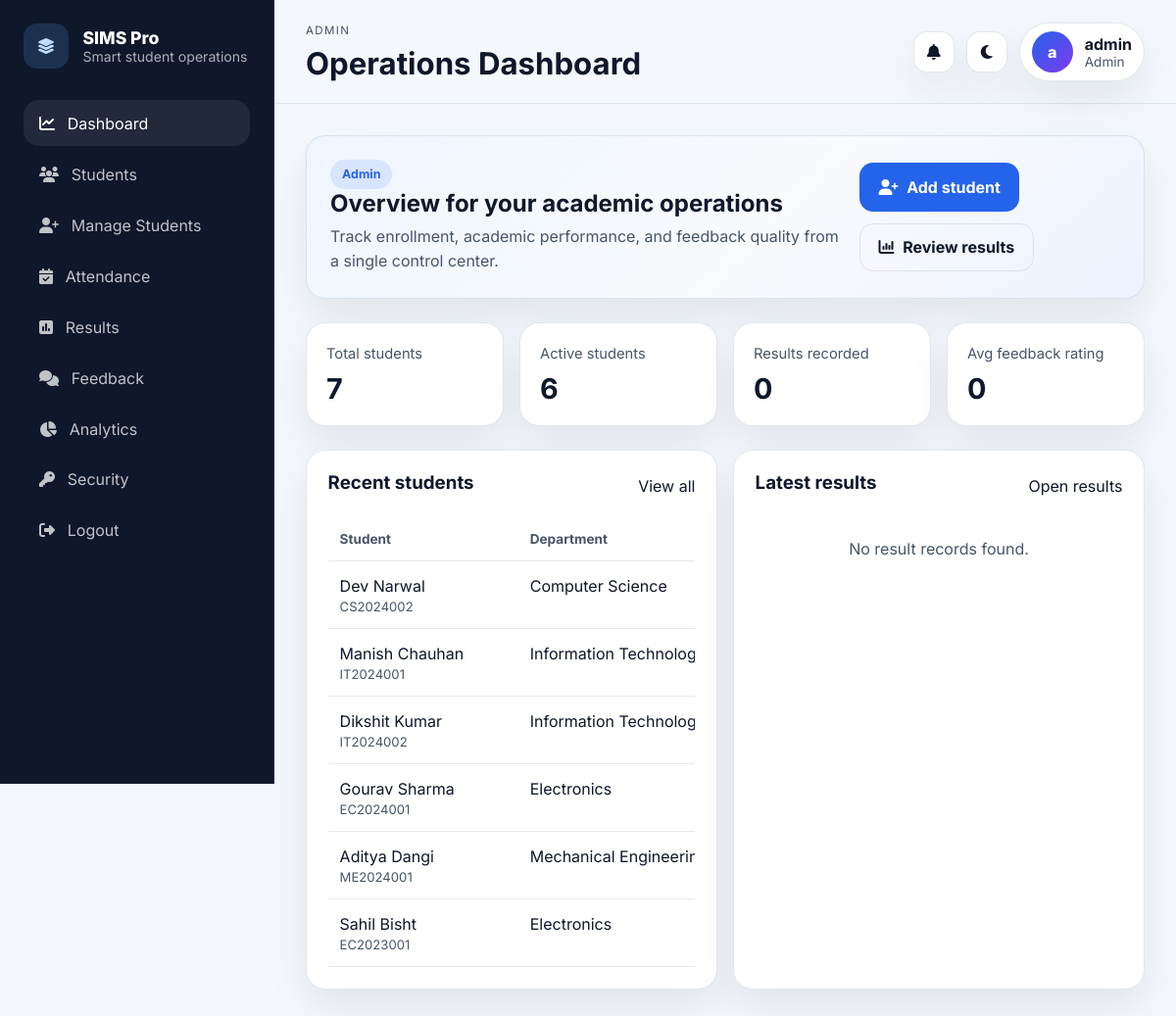
Page / (signed in) on the earlier database version.
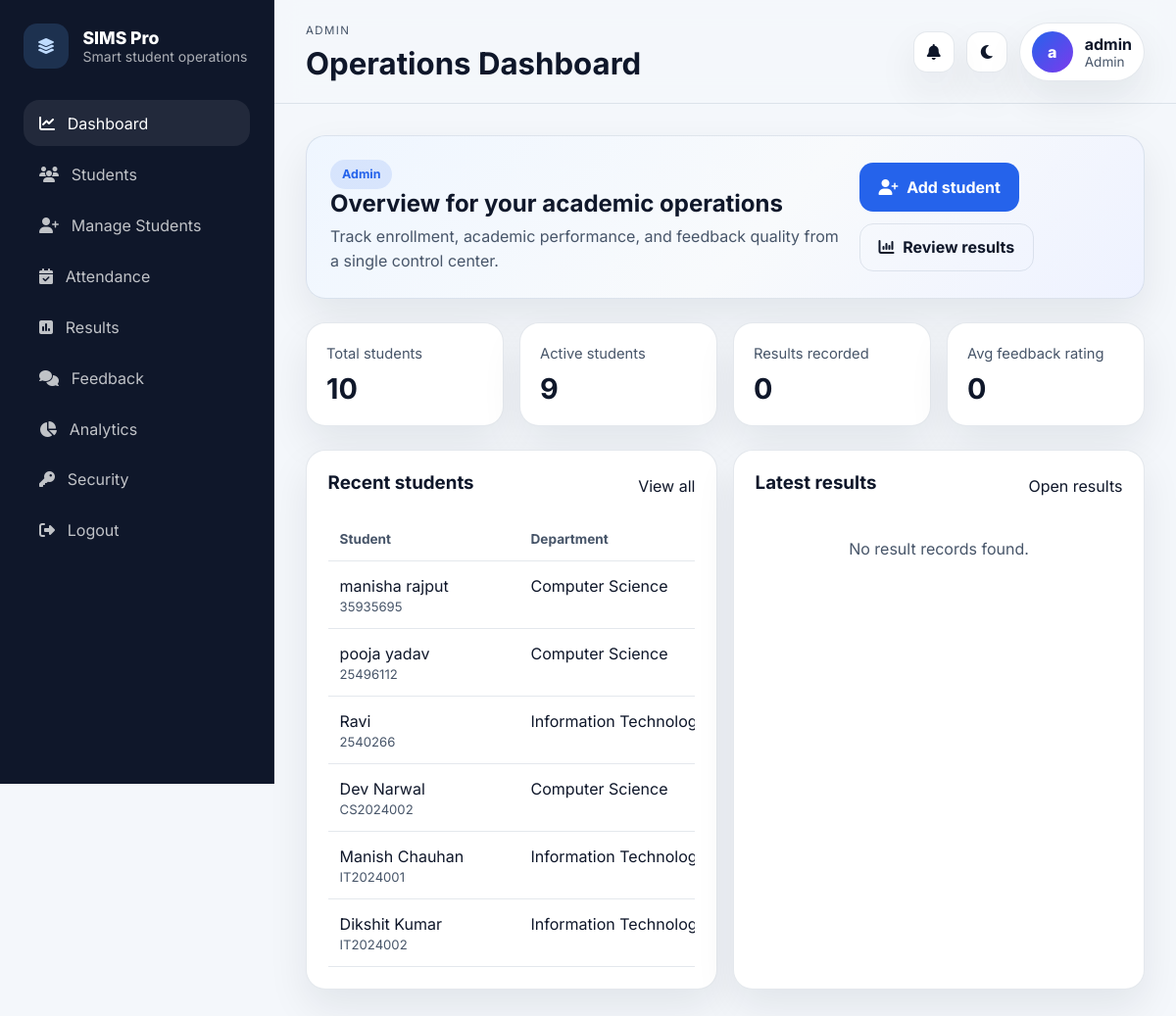
Same page on the later database version.
### tables this page shows
CREATE TABLE students (
                id          INTEGER PRIMARY KEY AUTOINCREMENT,
                student_id  TEXT UNIQUE NOT NULL,
                name        TEXT NOT NULL,
                email       TEXT,
                dob         TEXT,
                gender      TEXT,
                department  TEXT NOT NULL,
                year        TEXT NOT NULL,
                status      TEXT DEFAULT 'Active',
                address     TEXT,
                enroll_date TEXT,
                created_at  TIMESTAMP DEFAULT CURRENT_TIMESTAMP
            , assigned_teacher_id INTEGER, profile_image TEXT);

### app.py (the view)
@app.route("/")
@login_required
def dashboard():
    if session.get("role") == "student":
        return redirect(url_for("student_dashboard"))
    return render_template("dashboard.html", **dashboard_ctx())

### app.py (called while the page is built)
def db():
    if "db" not in g:
        g.db = sqlite3.connect(app.config["DATABASE"])
        g.db.row_factory = sqlite3.Row
        g.db.execute("PRAGMA foreign_keys = ON")
    return g.db

def csrf_token():
    if "_csrf_token" not in session:
        session["_csrf_token"] = secrets.token_urlsafe(32)
    return session["_csrf_token"]

@app.before_request
def setup_req():
    session.permanent = True
    if request.method in {"POST", "PUT", "PATCH", "DELETE"}:
        token = request.form.get("csrf_token") or request.headers.get("X-CSRFToken")
        if token != session.get("_csrf_token"):
            abort(400, description="Invalid CSRF token.")

@app.context_processor
def inject_globals():
    return {
        "current_role": session.get("role"),
        "app_name": "SIMS Pro",
        "global_notifications": build_notifications() if session.get("role") else [],
    }

def login_required(fn):
    @wraps(fn)
    def wrap(*a, **kw):
        if "user_id" not in session:
            flash("Please log in to continue.", "error")
            return redirect(url_for("login"))
        return fn(*a, **kw)
    return wrap

### templates/dashboard.html (shortened to what this page needs)
{% extends "base.html" %}
{% block page_heading %}Operations Dashboard{% endblock %}
{% block content %}
<section class="hero-card">
  <div>
    <span class="badge">{{ dashboard_role_label }}</span>
    <h2>Overview for your academic operations</h2>
    <p>Track enrollment, academic performance, and feedback quality from a single control center.</p>
  </div>
  <div class="hero-actions">
    {% if current_role == 'admin' %}
    <a class="btn btn-primary" href="{{ url_for('add_student') }}">
      <i class="fa-solid fa-user-plus"></i>
      <span>Add student</span>
    </a>
    {% endif %}
    <a class="btn btn-secondary" href="{{ url_for('results') }}">
      <i class="fa-solid fa-chart-column"></i>
      <span>Review results</span>
    </a>
  </div>
</section>
<section class="stat-grid">
  <article class="stat-card">
    <span>Total students</span>
    <strong>{{ stats.total_students }}</strong>
  </article>
  <article class="stat-card">
    <span>Active students</span>
    <strong>{{ stats.active_students }}</strong>
  </article>
  <article class="stat-card">
    <span>Results recorded</span>
    <strong>{{ stats.result_count }}</strong>
  </article>
  <article class="stat-card">
    <span>Avg feedback rating</span>
    <strong>{{ stats.avg_rating }}</strong>
  </article>
</section>
<section class="panel-grid two-col">
  <article class="panel">
    <div class="panel__header">
      <h3>Recent students</h3>
      <a href="{{ url_for('view_students') }}">View all</a>
    </div>
    <div class="table-wrap">
      <table class="data-table">
        <thead>
          <tr>
            <th>Student</th>
            <th>Department</th>
          </tr>
        </thead>
        <tbody>
          {% for student in recent_students %}
          <tr>
            <td>
              <a href="{{ url_for('student_detail', student_id=student.id) }}">{{ student.name }}</a>
              <span class="table-sub">{{ student.student_id }}</span>
            </td>
            <td>{{ student.department }}</td>
          </tr>
          {% else %}
          <tr>
            <td colspan="4" class="empty">No students available yet.</td>
          </tr>
          {% endfor %}
        </tbody>
      </table>
    </div>
  </article>
  <article class="panel">
    <div class="panel__header">
      <h3>Latest results</h3>
      <a href="{{ url_for('results') }}">Open results</a>
    </div>
    <div class="result-list">
      {% for result in recent_results %}
      <article class="result-item">
        <div>
          <strong>{{ result.subject }}</strong>
          <p>{{ result.name }} • {{ result.enrollment_no }}</p>
        </div>
        <div class="grade-chip">{{ result.grade }}</div>
      </article>
      {% else %}
      <p class="empty">No result records found.</p>
      {% endfor %}
    </div>
  </article>
</section>
{% endblock %}

Differences in the rows shown:
no longer on this page (row unchanged): students: name "Gourav Sharma", student_id "EC2024001", department "Electronics"
no longer on this page (row unchanged): students: name "Aditya Dangi", student_id "ME2024001", department "Mechanical…"
no longer on this page (row unchanged): students: name "Sahil Bisht", student_id "EC2023001", department "Electronics"
added students: name "manisha rajput", student_id "35935695", department "Computer Science"
added students: name "pooja yadav", student_id "25496112", department "Computer Science"
added students: name "Ravi", student_id "2540266", department "Information…"
Other differences:
{{ stats.total_students }}: "7" → "10"
{{ stats.active_students }}: "6" → "9"
